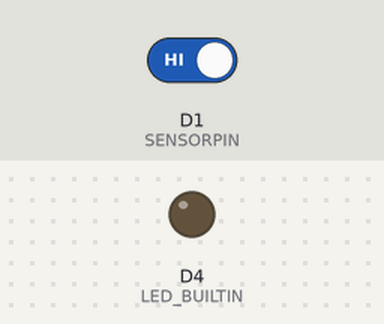
Recording of a sketch running on a simulated ESP8266 (NodeMCU). On the bench: output pins drawn as LEDs (lit = HIGH, except the on-board LED, lit = LOW). Inputs (shaded band) come from the test bench; at power-on: D1 (SENSORPIN) HIGH. WiFi joins after 1.5 s; servers stay silent unless stated; random numbers use the default seed unless the sketch sets one; EEPROM starts erased; what the sketch prints to the serial monitor is not drawn.

Above: at 5.4 s.
5.5 s: D1 (SENSORPIN) driven LOW
At 5.9 s:
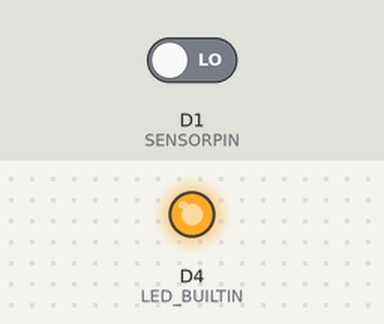
7.0 s: D1 (SENSORPIN) driven HIGH
At 8.4 s:
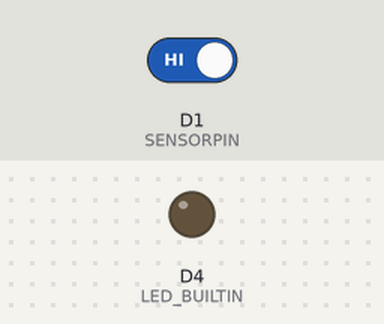
Timing chart, 0 to 10.0 s (numbered marks = the images above; inputs shaded):
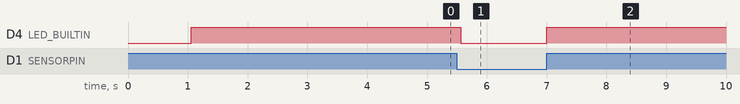

The sketch:

CronoWeb6.ino
```cpp
#include <ESP8266WiFi.h>
#include <ESP8266WebServer.h>
#include <WebSocketsServer.h>
#include <EEPROM.h>
//#include <ESP8266mDNS.h>
#include "template.h"
#include "template2.h"
#include "template3.h"
#include "worker_js.h"

#define LED_BUILTIN 2
#define TRIGGERPIN D2
#define ECHOPIN    D3
#define SENSORPIN  D1
#define GATE       1    // 1 o 2 para Gate1 y Gate2 respectivamente
#define ENTRADA    1    // 1 o 2 para entrada Digital o Analogica respectivamente

// Your WiFi credentials
char ssid[] = "CronoAP"; // "dlink-E090";
char pass[] = "wxdai25760";
IPAddress ip1(192, 168, 4, 115);
IPAddress ip2(192, 168, 4, 118);
IPAddress gateway(192, 168, 4, 1);  // IP Address of your WiFi Router (Gateway)
IPAddress subnet(255, 255, 255, 0); // Subnet mask
String gate1 = "CronoGate1";
String gate2 = "CronoGate2";
String hostName = "";

// Chrono Counter variables
int blink = HIGH;
boolean gateOpen = true;
long lastSent = 0;
int threshold = 100;

// Internal Web application
ESP8266WebServer server(80);

// Websockets configuration
WebSocketsServer webSocket = WebSocketsServer(81);

void setup()
{
  // Debug console
  Serial.begin(9600);
  delay(1000);

  // Digital pins configuration
  pinMode(LED_BUILTIN, OUTPUT);
  pinMode(TRIGGERPIN, OUTPUT);
  pinMode(ECHOPIN, INPUT);
  pinMode(SENSORPIN, INPUT_PULLUP);
  EEPROM.begin(8);
  EEPROM.get(0, threshold);
  if(threshold<1 || threshold>1023) threshold = 100;

  if(GATE==1){
    // Fijamos nombre de red
    hostName = gate1;
    WiFi.hostname(hostName);

    // Activamos el Wifi Access Point solo en Gate 1
    Serial.print("Creating Access Point ");
    Serial.println(ssid);

    WiFi.mode(WIFI_AP);
    WiFi.softAPConfig(ip1, gateway, subnet);
    while(!WiFi.softAP(ssid, pass)){
      delay(600);
      blink = !blink;
      digitalWrite(LED_BUILTIN, blink);
      Serial.print(".");
    }
    Serial.println("Ready");

    Serial.println("");
    Serial.print("Access Point IP address: ");
    Serial.println(WiFi.softAPIP());
  }
  else{
    // Fijamos nombre de red
    hostName = gate2;
    WiFi.hostname(hostName);

    // Conectamos a la red WiFi
    Serial.print("Connecting to ");
    Serial.println(ssid);
    /* Configuramos el ESP8266 como cliente WiFi. Si no lo hacemos
       se configurará como cliente y punto de acceso al mismo tiempo */
    WiFi.mode(WIFI_STA); // Modo cliente WiFi
    WiFi.config(ip2, gateway, subnet);
    WiFi.begin(ssid, pass);

    // Esperamos a que estemos conectados a la red WiFi
    while (WiFi.status() != WL_CONNECTED) {
      delay(600);
      blink = !blink;
      digitalWrite(LED_BUILTIN, blink);
      Serial.print(".");
    }
    //WiFi.config(ip2, WiFi.gatewayIP(), WiFi.subnetMask());
    WiFi.setAutoReconnect(true);
    Serial.println("");
    Serial.println("WiFi connected");
    Serial.print("IP address: ");
    Serial.println(WiFi.localIP()); // Mostramos la IP
  }

  // Activamos web server
  server.on("/", handleRoot);
  server.on("/ko", handleKo);
  server.on("/config", handleConfig);
  server.on("/worker.js", handleWorker);
  server.onNotFound(handleNotFound);
  server.begin();
  Serial.println("HTTP server started");

  // Activamos websockets server
  webSocket.begin();
  webSocket.onEvent(webSocketEvent);
  Serial.println("WebSocket started");

  // configuracion nombre mDNS
  //if(MDNS.begin(hostName))
  //  Serial.println("mDNS started");
  Serial.println("");

}

void loop()
{
  // Check for object detected
  gateOpen = objectDetected();
  if(gateOpen){
    // Envia Open inmediatamente
    sendStatus(gateOpen);
    //Serial.println("Object detected into Gate");
    digitalWrite(LED_BUILTIN, HIGH);
    delay(500); // To avoid spoureous
  }
  else{
    digitalWrite(LED_BUILTIN, LOW);
    // Envia Close cada 800 millisegundos
    if(millis()-lastSent>800){
      sendStatus(gateOpen);
      lastSent = millis();
    }
  }

  // maneja peticiones Http y Websocket
  server.handleClient();
  webSocket.loop();

  // actualiza mDNS
  //MDNS.update();

}

boolean objectDetected() // Check for object detection
{
  if(ENTRADA==1){
    int status = digitalRead(SENSORPIN);
    if( status == HIGH) return true; // LOW en version anterior
  }
  else{
    if( millis() % 2 != 0 ) // To avoid Wifi contention
       return false;
    int sensorValue = analogRead(A0);
    //delay(3);
    //Serial.printf("sensorValue      = %d\n", sensorValue);
    //Serial.printf("Sensor threshold = %d\n\n", threshold);
    if(sensorValue<threshold)
      return true;
  }
  return false;
}

void handleRoot() {
  Serial.println("Into handleRoot()...");
  // Returns Web Application to manage the chrono - timectrial
  server.send(200, "text/html", INDEX_HTML);
}

void handleKo() {
  Serial.println("Into handleKo()...");
  // Returns Web Application to manage the chrono - KO system
  server.send(200, "text/html", KO_HTML);
}

void handleConfig(){
  Serial.println("Into handleConfig()...");
  // Returns Web Application to manage the chrono - Configuration
  server.send(200, "text/html", CONFIG_HTML);
}

void handleWorker(){
  Serial.println("Into handleWorker()...");
  // Returns Web Application to manage the chrono - Web Worker
  server.send(200, "text/plain", WORKER_JS);
}

void handleNotFound() {
  // Returns "page not found" error message
  String message = "Endpoint Not Found\n\n";
  message += "URI: ";
  message += server.uri();
  message += "\nMethod: ";
  message += (server.method() == HTTP_GET) ? "GET" : "POST";
  message += "\nArguments: ";
  message += server.args();
  message += "\n";
  for (uint8_t i = 0; i < server.args(); i++) {
    message += " " + server.argName(i) + ": " + server.arg(i) + "\n";
  }
  server.send(404, "text/plain", message);
}

void webSocketEvent(uint8_t num, WStype_t type, uint8_t * payload, size_t length) {
    switch(type) {
        case WStype_DISCONNECTED:
          Serial.printf("[%u] Disconnected!\n", num);
          break;
        case WStype_CONNECTED:
        {
          IPAddress ip = webSocket.remoteIP(num);
          Serial.printf("[%u] Connected from %d.%d.%d.%d url: %s\n", num, ip[0], ip[1], ip[2], ip[3], payload);
        }
        break;
        case WStype_TEXT:
        {
          int val = 0;
          Serial.printf("[%u] get Text: %s\n", num, payload);
          // tratar comandos threshold
          if(strcmp("threshold", (const char *)payload) == 0) {
            sendThreshold();
          }
          else if((val=atoi((const char *)payload))>0){
            saveThreshold(val);
          }
          else {
            Serial.println("Unknown command");
          }
        }
        break;
    }
}

void saveThreshold(int val){
   // save num into EEPROM
   threshold = val;
   Serial.printf("New Sensor threshold = %d\n", threshold);
   EEPROM.put(0, threshold);
   EEPROM.commit();
}

void sendThreshold(){
  char cmd[16];
  sprintf(cmd, "%d", threshold);
  webSocket.broadcastTXT(cmd);
  Serial.printf("Sending Sensor threshold = %d\n", threshold);
}

void sendStatus(boolean status){
  if(GATE==1){
    if(status==true)
      webSocket.broadcastTXT("g1KO");
    else
      webSocket.broadcastTXT("g1OK");
  }
  else{
    if(status==true)
      webSocket.broadcastTXT("g2KO");
    else
      webSocket.broadcastTXT("g2OK");
  }
}
```

template.h
```cpp
const char INDEX_HTML[] PROGMEM = R"=====(
<!DOCTYPE html>
<html>
<head>
<meta charset="ISO-8859-1">
<meta name="viewport" content="width=device-width, initial-scale=1">
<title>CronoWeb (Time Trial)</title>

<script>
  var connection1 = new WebSocket('ws://192.168.4.115:81/', ['arduino']);
  var connection2 = new WebSocket('ws://192.168.4.118:81/', ['arduino']);
  var starttime = null;
  var audioContext = AudioContext && new AudioContext();

  function beep(amp, freq, ms){//amp:0..100, freq in Hz, ms
    if (!audioContext) return;
    audioContext.resume();
    var osc = audioContext.createOscillator();
    var gain = audioContext.createGain();
    osc.connect(gain);
    osc.value = freq;
    gain.connect(audioContext.destination);
    gain.gain.value = amp/100;
    osc.start(audioContext.currentTime);
    osc.stop(audioContext.currentTime+ms/1000);
  }

  function showTime(crono, now){
    var bio = document.getElementById(crono);
    var n = now / 1000;
    bio.innerHTML = parseFloat(n).toFixed(3);
    //console.log('Into showTime()');
  }

  function showGateStatus(element, state){
    //console.log('Into showGateStatus() '+state+' '+element);
    var gate = document.getElementById(element);
    if(state.includes('OK'))
      gate.style.background = 'orange';
    else if(state.includes('KO'))
      gate.style.background = 'red';
    else if(state.includes('blue'))
      gate.style.background = 'blue';
    else if(state.includes('beep'))
      beep(100, 3000, 300); // 300 msec beep
  }

  function millis(){
    var now = new Date();
    return now.getTime();
  }

  function empezar(){
    if(worker1!=null && worker2!=null && starttime==null){
      starttime = millis();
      worker2.postMessage(starttime);
      beep(100, 3000, 300); // 300 msec beep
      //console.log('Startime0 = '+starttime);
    }
  }

  function detenerAll(){
    console.log('Into detenerAll()');
    if(starttime!=null){
      if(worker2!=null)
        worker2.postMessage('stop');
      showTime('crono', 0);
      starttime=null;
    }
  }

  function start(){
    worker1 = new Worker("./worker.js");
    worker1.postMessage('192.168.4.115');
    worker1.onmessage = function(e){
      if(isNaN(e.data)){
        if(e.data.includes('KO'))
          empezar();
        showGateStatus('g1status', e.data);
      }
    }

    worker2 = new Worker("./worker.js");
    worker2.postMessage('192.168.4.118');
    worker2.onmessage = function(e){
      if(isNaN(e.data))
        showGateStatus('g2status', e.data);
      else
        showTime('crono', e.data);
    }
  }

	</script>

	<style>
	.crono_wrapper {text-decoration: none; font-size: 32px; margin: 2px; text-align:center; width:100%; min-width: 300px;}
	html {font-family: Helvetica; display: inline-block; margin: 0px auto; text-align: center;}
  .button { background-color: #195B6A; border: none; color: white; padding: 16px 30px; width:100%;
    text-decoration: none; font-size: 22px; margin: 2px; cursor: pointer;}
  .button2 { display: none; background-color: #77878A;} }
  .gate_wrapper { padding:2px; marging:2px; width:100%; background-color: blue; border-radius: 6px 6px 6px 6px;}
  hr { width:100%; height:3px; background: #000 }
  table { width:100%; text-decoration: none; font-size: 16px; text-align:center; }
  th, td {padding: 2px 4px 2px 2px; }
	</style>

</head>
<body onload="javascript:start();">

  <h3>CronoWeb (Time Trial)</h3>
  <hr>
	<div class="crono_wrapper">
		<h1 id='crono'>0.000</h1>
	</div>
	<p><button class="button" onclick="detenerAll();">STOP</button></p>
	<p><button id="butStart" class="button" onclick="empezar();">START</button></p>
	<hr>
	<table>
    <tr>
      <th>Gate 1</th>
      <th>Gate 2</th>
    </tr>
    <tr>
      <td><div id='g1status' class="gate_wrapper">.</div></td>
      <td><div id='g2status' class="gate_wrapper">.</div></td>
    </tr>
  </table>
  <hr>
  <a href="./ko">Go to KO System</a>

</body>
</html>
)=====";
```

template2.h
```cpp
const char KO_HTML[] PROGMEM = R"=====(
<!DOCTYPE html>
<html>
<head>
<meta charset="ISO-8859-1">
<meta name="viewport" content="width=device-width, initial-scale=1">
<title>CronoWeb (KO System)</title>

<script>
  var worker1 = null;
  var worker2 = null;
  var starttime = null;
  var audioContext = AudioContext && new AudioContext();

  function beep(amp, freq, ms){//amp:0..100, freq in Hz, ms
    if (!audioContext) return;
    audioContext.resume();
    var osc = audioContext.createOscillator();
    var gain = audioContext.createGain();
    osc.connect(gain);
    osc.value = freq;
    gain.connect(audioContext.destination);
    gain.gain.value = amp/100;
    osc.start(audioContext.currentTime);
    osc.stop(audioContext.currentTime+ms/1000);
  }

  function showTime(crono, now){
    var bio = document.getElementById(crono);
    var n = now / 1000;
    bio.innerHTML = parseFloat(n).toFixed(3);
    //console.log('Into showTime()');
  }

  function showGateStatus(element, state){
    //console.log('Into showGateStatus() '+state+' '+element);
    var gate = document.getElementById(element);
    if(state.includes('OK'))
      gate.style.background = 'orange';
    else if(state.includes('KO'))
      gate.style.background = 'red';
    else if(state.includes('blue'))
      gate.style.background = 'blue';
    else if(state.includes('beep'))
      beep(100, 3000, 300); // 300 msec beep
  }

  function millis(){
    var now = new Date();
    return now.getTime();
  }

  function empezar(){
    console.log('Into empezar() '+starttime);
    if(worker1!=null && worker2!=null && starttime==null){
      beep(100, 800, 1000); // 1,5 sec beep
      setTimeout(function(){
        beep(100, 1200, 500); // 1 sec beep
        }, 1500);
      setTimeout(function(){
        beep(100, 3000, 300); // 300 msec beep
        beep(100, 3000, 300); // 300 msec beep
        starttime = millis();
        worker1.postMessage(starttime);
        worker2.postMessage(starttime);
        //console.log('Startime0 = '+starttime);
        }, 2600+Math.random()*300);
    }
  }

  function detenerAll(){
    console.log('Into detenerAll()');
    if(starttime!=null){
      if(worker1!=null)
        worker1.postMessage('stop');
      if(worker2!=null)
        worker2.postMessage('stop');
      showTime('crono1', 0);
      showTime('crono2', 0);
      starttime=null;
    }
  }

  function start(){
    worker1 = new Worker("./worker.js");
    worker1.postMessage('192.168.4.115');
    worker1.onmessage = function(e){
      if(isNaN(e.data))
        showGateStatus('g1status', e.data);
      else
        showTime('crono1', e.data);
    }

    worker2 = new Worker("./worker.js");
    worker2.postMessage('192.168.4.118');
    worker2.onmessage = function(e){
      if(isNaN(e.data))
        showGateStatus('g2status', e.data);
      else
        showTime('crono2', e.data);
    }
  }

	</script>

	<style>
	.crono_wrapper {text-decoration: none; font-size: 28px; margin: 2px; text-align:center; width:100%; min-width: 150px;}
	html {font-family: Helvetica; display: inline-block; margin: 0px auto; text-align: center;}
  .button { background-color: #195B6A; border: none; color: white; padding: 16px 30px; width:100%;
    text-decoration: none; font-size: 22px; margin: 2px; cursor: pointer;}
  .button2 { display: none; background-color: #77878A;} }
  .gate_wrapper { padding:2px; marging:2px; width:100%; background-color: blue; border-radius: 6px 6px 6px 6px;}
  hr { width:100%; height:3px; background: #000 }
  table { width:100%; text-decoration: none; font-size: 16px; text-align:center; }
  th, td {padding: 2px 4px 2px 2px; }
	</style>

</head>
<body onload="javascript:start();">

  <h3>CronoWeb (KO System)</h3>
  <hr>
  <table>
    <tr>
      <td><div class="crono_wrapper"><h1 id='crono1'>0.000</h1></div></td>
      <td><div class="crono_wrapper"><h1 id='crono2'>0.000</h1></div></td>
    </tr>
  </table>

	<p><button class="button" onclick="detenerAll();">STOP</button></p>
	<p><button id="butStart" class="button" onclick="empezar();">START</button></p>
	<hr>
	<table>
    <tr>
      <th>Gate 1</th>
      <th>Gate 2</th>
    </tr>
    <tr>
      <td><div id='g1status' class="gate_wrapper">.</div></td>
      <td><div id='g2status' class="gate_wrapper">.</div></td>
    </tr>
  </table>
  <hr>
  <a href="./">Go to Time Trial</a>

</body>
</html>
)=====";
```

worker_js.h
```cpp
const char WORKER_JS[] PROGMEM = R"=====(

var connection = null;
var timer = null;
var starttime = 0;

function showCronoTime(){
  var now = millis();
  var n = (now - starttime);
  postMessage(n);
}

function detener(){
  if(timer!=null){
    showCronoTime();
    clearInterval(timer);
    timer = null;
    postMessage('beep');
  }
  else
    postMessage(0);
}

function init(ipaddr){
  //connection = new WebSocket('ws://' + location.hostname + ':81/', ['arduino']);
  connection = new WebSocket('ws://'+ipaddr+':81/', ['arduino']);

  connection.onopen = function(){
    console.log('Connect webSocket ' + ipaddr);
  };

  connection.onerror = function(error){
    console.log('WebSocket Error ', ipaddr, error);
    postMessage('blue');
  };

  connection.onmessage = function(e){
    if(e.data.includes('KO') && timer!=null)
      detener();
    else
      postMessage(e.data);
    //console.log('WebSocket ', ipaddr, e.data);
  };

  connection.onclose = function(){
    console.log('WebSocket connection closed ', ipaddr);
    postMessage('blue');
  };
}

self.onmessage = function(e){
  if(isNaN(e.data)){
    if(e.data.includes('stop'))
      detener();
    else
      init(e.data);
  }
  else{
    if(timer==null){
      starttime = e.data; // in milliseconds
      timer = setInterval(showCronoTime, 50);
    }
  }
}

function millis(){
  var now = new Date();
  return now.getTime();
}

)=====";
```

Source omitted: template3.h (4611 bytes)

Measured:
- after the input at 5.5 s, D4 (LED_BUILTIN): HIGH → LOW after 0.06 s
- after the input at 7.0 s, D4 (LED_BUILTIN): LOW → HIGH at once
